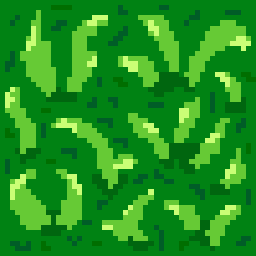
#> input picture 2D_cleanup/cleanup_world/envs/images/grass.png, 256 x 256 px, found by its file name
$ python split_image.py
#> lines starting #> are read from the running program, lines starting #| are printed output that depends on the picture
import cv2
import numpy as np
img = cv2.imread('./images/grass.png')
#> img is the input picture: shape (256, 256, 3); mean B, G, R 30.9, 147.5, 30.7
cv2.imwrite('bg.png', cv2.resize(img,(32,32)))
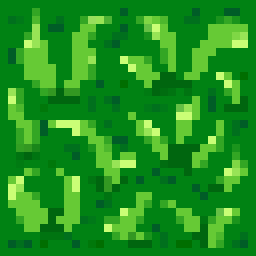
#> saved as bg.png: shape (32, 32, 3) (shown 8 times larger); mean B, G, R 30.7, 146.9, 29.8
# [4 lines of commented-out code are left out]
